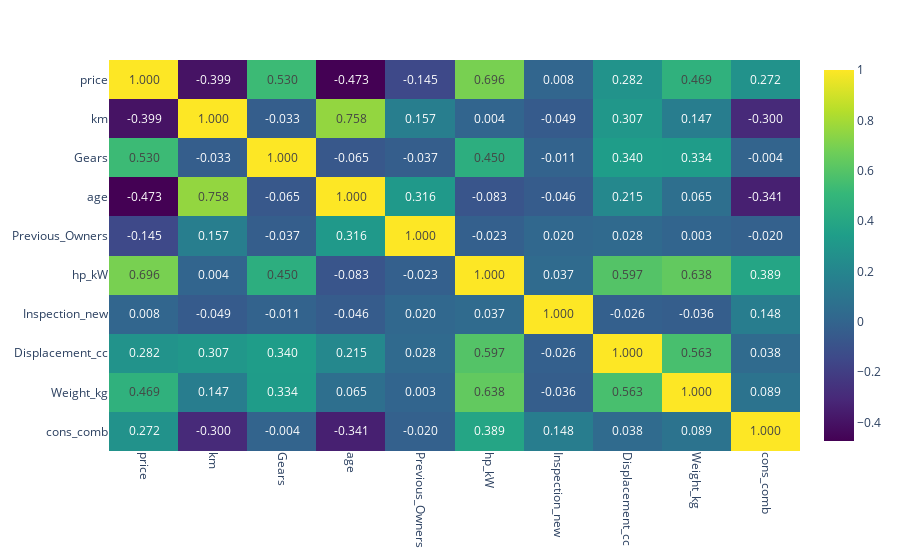

Source (notebook cell):
### Code cell
fig = px.imshow(df.corr(), text_auto=".3f", aspect="auto",color_continuous_scale='viridis')
fig.update_layout(
    autosize=False,
    xaxis_tickangle=90
    )
fig.show()

### Figure 1 — Plotly figure (JSON) as saved in the notebook; plotly's stock layout.template omitted (floating-point values rounded to 4 significant figures)
{"data": [{"coloraxis": "coloraxis", "hovertemplate": "x: %{x}<br>y: %{y}<br>color: %{z}<extra></extra>", "name": "0", "texttemplate": "%{z:.3f}", "type": "heatmap", "x": ["price", "km", "Gears", "age", "Previous_Owners", "hp_kW", "Inspection_new", "Displacement_cc", "Weight_kg", "cons_comb"], "xaxis": "x", "y": ["price", "km", "Gears", "age", "Previous_Owners", "hp_kW", "Inspection_new", "Displacement_cc", "Weight_kg", "cons_comb"], "yaxis": "y", "z": [[1, -0.3993, 0.5303, -0.4735, -0.1446, 0.6965, 0.00823, 0.2818, 0.4686, 0.2723], [-0.3993, 1, -0.03317, 0.7583, 0.157, 0.004216, -0.04945, 0.3068, 0.1471, -0.3002], [0.5303, -0.03317, 1, -0.06452, -0.03661, 0.4498, -0.01109, 0.3395, 0.3339, -0.003733], [-0.4735, 0.7583, -0.06452, 1, 0.3161, -0.08326, -0.04552, 0.2153, 0.06486, -0.3413], [-0.1446, 0.157, -0.03661, 0.3161, 1, -0.02256, 0.01954, 0.02796, 0.003435, -0.02017], [0.6965, 0.004216, 0.4498, -0.08326, -0.02256, 1, 0.0366, 0.5975, 0.6383, 0.3889], [0.00823, -0.04945, -0.01109, -0.04552, 0.01954, 0.0366, 1, -0.02596, -0.03556, 0.1478], [0.2818, 0.3068, 0.3395, 0.2153, 0.02796, 0.5975, -0.02596, 1, 0.5634, 0.03781], [0.4686, 0.1471, 0.3339, 0.06486, 0.003435, 0.6383, -0.03556, 0.5634, 1, 0.08894], [0.2723, -0.3002, -0.003733, -0.3413, -0.02017, 0.3889, 0.1478, 0.03781, 0.08894, 1]]}], "layout": {"autosize": false, "coloraxis": {"colorscale": [[0, "#440154"], [0.1111, "#482878"], [0.2222, "#3e4989"], [0.3333, "#31688e"], [0.4444, "#26828e"], [0.5556, "#1f9e89"], [0.6667, "#35b779"], [0.7778, "#6ece58"], [0.8889, "#b5de2b"], [1, "#fde725"]]}, "margin": {"t": 60}, "xaxis": {"anchor": "y", "domain": [0, 1], "tickangle": 90}, "yaxis": {"anchor": "x", "autorange": "reversed", "domain": [0, 1]}}}
